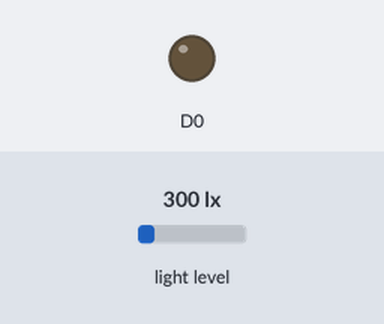
Recording of a sketch running on a simulated ESP8266 (NodeMCU). Parts: output pins drawn as LEDs (lit = HIGH). The inputs (shaded band) are chosen by the test bench; at power-on: light level 300 lx. WiFi joins after 1.5 s; servers stay silent unless stated; uploads are accepted with an empty reply; what the sketch prints to the serial monitor is not drawn.

Above: at 0.1 s.
At 2.2 s:
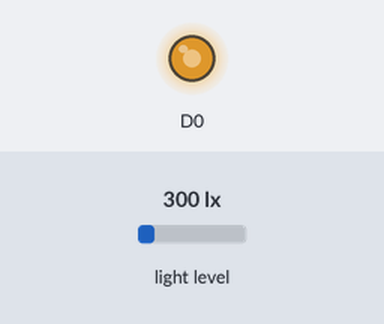
Timing chart, 0 to 3.7 s (numbered marks = the images above):
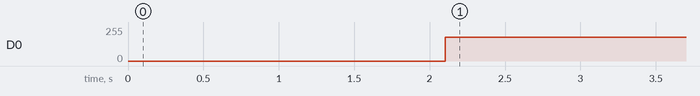

The sketch:

SensorLED.ino
```cpp
  // Incluir librerías del sensor
  #include <Wire.h>
  #include <BH1750.h>
  #include <ESP8266WiFi.h>
  #include <WiFiClient.h>
  #include <ESP8266HTTPClient.h>

  // Incializar el sensor
  BH1750 lightSensor(0x23);
  // Varible para modificar la luminosidad del led
  int brightness = 0;

  // Configuración del internet
  const char* ssid = "IZZI-E7F8";
  // = "Tec-IoT";
  const char* password = "hZ3msHWj";
  // = "spotless.magnetic.bridge"; // Incluir contraseña de la red de internet

  HTTPClient httpClient;
  WiFiClient wClient;

  // MOdificar URL
  String URL1 = "http://192.168.1.13:3100/api/logLux/2/"; //ip:3100
  String URL2 = "http://192.168.1.13:3100/api/logLed/2/"; //ip:3100

  void setup() {
  // Comunicación serial
  Serial.begin(9600);
  Serial.println("***Inicializando conexión a My SQL***");

  // Configuración del sensor
  // Entradas IC2 SDA:pin D2 = pin 4 y SCL : pin D1 = pin 5
  Wire.begin(4,5);
  // Inicializar sensor de luminosidad BH1750
  lightSensor.begin();
  // Configuración de salidas led
  pinMode(D0, OUTPUT);

  // Configuración del wifi
  WiFi.mode(WIFI_STA);
  WiFi.disconnect();
  delay(100);

  WiFi.begin(ssid, password);
  Serial.print("Conectando a red WiFi \"");
  Serial.print(ssid);
  Serial.print("\"");
  while (WiFi.status() != WL_CONNECTED) {
  delay(500);
  Serial.print(".");
  }
  Serial.print("\nConectado! IP: ");
  Serial.println(WiFi.localIP());
  delay(500);

  }

  void loop() {
  // lightSensor.readLightLevel();
  float lux = lightSensor.readLightLevel();
  // Impresión de valores de luminosidad del sensor
  Serial.print("Luminosidad del sensor: ");
  Serial.print(lux);
  Serial.println(" lx");

  // Ajuste de valores de luminosidad
  // Si lux es menor de 20
  if (lux < 20) {
  // brightness será máxima = 255
    brightness = 255;
  } else if (lux < 400) { // Si lux es menor de 400
  // brightness tendrá una intensidad menor a la máxima
    brightness = 180;
  } else if (lux < 1000) { // Si lux es menor de 1000
  // brightness tendrá una intensidad de 140
    brightness = 140;
  } else if (lux < 5000) { // Si lux es menor de 5000
  // brightness tendrá una intensidad de 90
  brightness = 90;
  } else if (lux < 10000) { // Si lux es menor de 10000
  // brightness tendrá una intensidad de 50
    brightness = 50;
  } else { // Si lux sobrepasa cualquiera de los valores previamente establecidos
  // brightness será cero -> el led será apagado
   brightness = 0;
  }

  // Modificar físicamente la luminosidad del led
  analogWrite(D0, brightness); // Configura la intensidad del LED
  // Impresión de valores de  luminosidad del led
  Serial.print("Luminosidad en el led: ");
  Serial.println(brightness);
  // Postear valor leído por el sensor
  logSensor(lux);
  // Postear valor del led
  logActuador(brightness);

  delay(300000); // Frecuencia de muestreo -> Espera 5 minutos

  }

  void logSensor(float lux){
    if(WiFi.status() == WL_CONNECTED){
     String data = URL1;
      data = data + lux;
      Serial.println(data);
      httpClient.begin(wClient, data.c_str());
      httpClient.addHeader("Content-Type", "Content-Type: application/json");
       int httpResponseCode = httpClient.POST(data.c_str());
       Serial.println(httpResponseCode);
      httpClient.end();
      }
  return;
  }

  void logActuador(int brightness){
    if(WiFi.status() == WL_CONNECTED){
    String data = URL2;
    data = data + brightness;
    Serial.println(data);
    httpClient.begin(wClient, data.c_str());
    httpClient.addHeader("Content-Type", "Content-Type: application/json");
    int httpResponseCode = httpClient.POST(data.c_str());
    Serial.println(httpResponseCode);
    httpClient.end();
    }
  return;
  }
```

Measured:
- by itself, D0: 0/255 → 180/255 at 2.1 s
